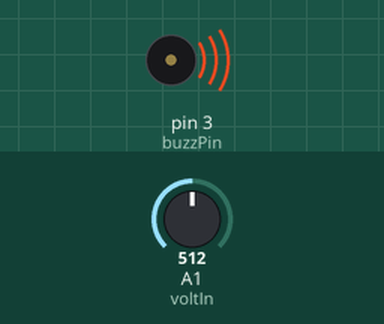
This sketch was run on a simulated Arduino Uno, built with avr-gcc and run on an emulated ATmega328P. Shown: buzzer (waves = sounding). The test bench sets the inputs (shaded band); at power-on: A1 (voltIn) = 512.

Above: at 0.1 s.
Timing chart, 0 to 1.6 s (numbered marks = the images above):
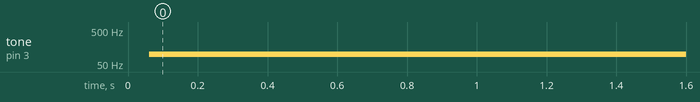

The sketch:

T22_using_and_understanding_active_buzzers.ino
```cpp
int myNumb;
int buzzPin = 3;
int buzzTime = 10;
int buzzTime2 = 1;
int voltIn = A1;
float V2;
String msg = "Please Input Your Number";
int dt = 2000;
void setup() {
  // put your setup code here, to run once:
  Serial.begin(9600);
  pinMode(buzzPin,OUTPUT);
  pinMode(voltIn,INPUT);
}

void loop() {
  // put your main code here, to run repeatedly:
  V2 = analogRead(voltIn);
  buzzTime2 = V2*(9940.0/1023)+60;
    digitalWrite(buzzPin,HIGH);
    delayMicroseconds(buzzTime2);
    digitalWrite(buzzPin,LOW);
    delayMicroseconds(buzzTime2);
  }
```

Measured:
- by itself, tone on pin 3 (buzzPin): silent → 98 Hz at 0.06 s
